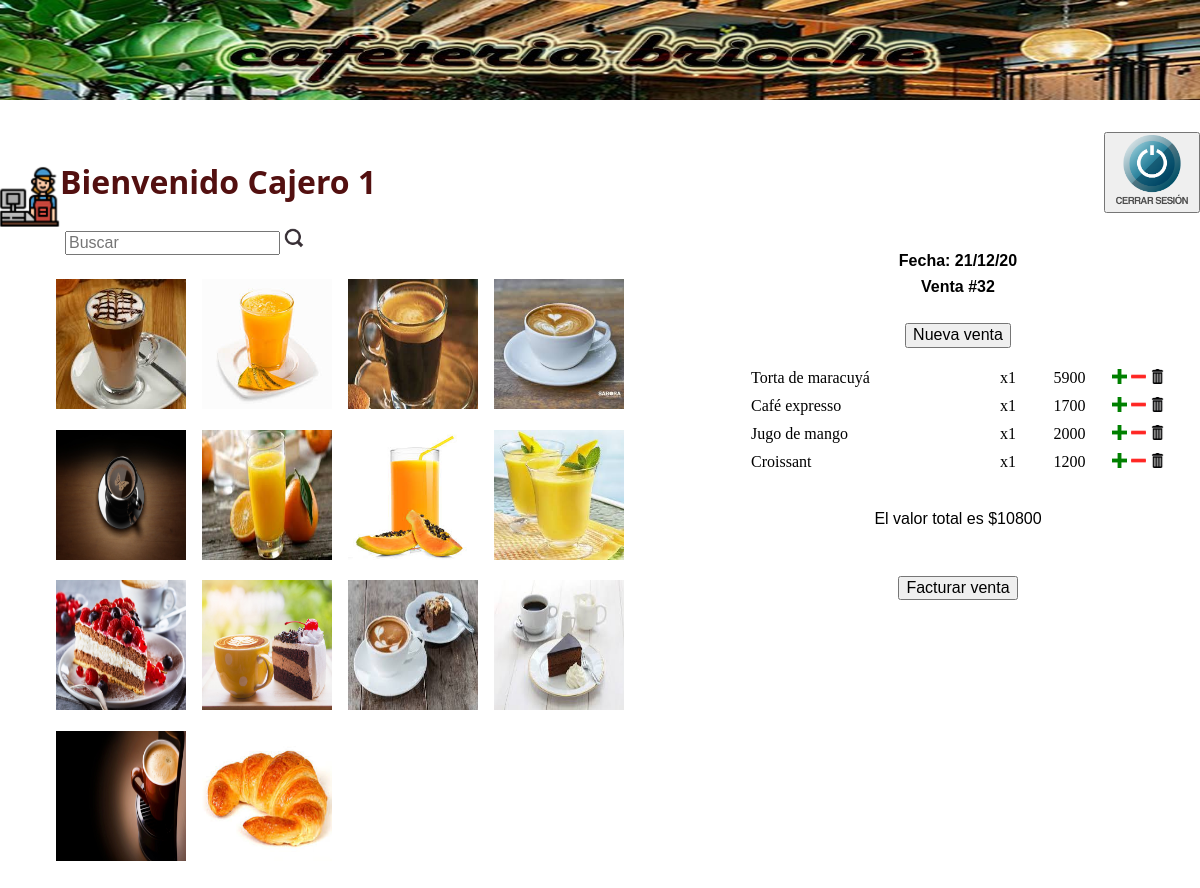
Screenshot of /calculaTotal (signed in) with the database file from the repository.
### tables this page shows
CREATE TABLE PRODUCTOS (id INTEGER NOT NULL UNIQUE, nombre TEXT NOT NULL, precio INTEGER NOT NULL, cantidad_Inv INTEGER NOT NULL, descripcion TEXT NOT NULL, imagen TEXT NOT NULL, PRIMARY KEY (id));

CREATE TABLE VENTAS (id INTEGER NOT NULL UNIQUE, id_usuario INTEGER NOT NULL, fechaVenta DATE NOT NULL, TotalVenta INTEGER NOT NULL, PRIMARY KEY (id), FOREIGN KEY (id_usuario) REFERENCES USUARIOS (id));

CREATE TABLE REGISTRO_VENTAS (id INTEGER NOT NULL UNIQUE, id_venta INTEGER NOT NULL, id_producto INTEGER NOT NULL REFERENCES PRODUCTOS (id), Cantidad INTEGER NOT NULL, Total_Prod  INTEGER NOT NULL, FOREIGN KEY (id_venta) REFERENCES VENTAS (id), PRIMARY KEY (id) );

### app.py (the view)
@app.route('/calculaTotal', methods=['GET'])
@login_required
def calculaTotal():
	if request.method=='GET':
		venta = sql_num_venta()
		datos = sql_llenar_venta(venta[0])
		total = sql_total_venta(venta[0])
		mensaje = 4
		if palabra:
			busqueda = sql_busca_productos(palabra)
			return render_template('Cajero-Venta.html', datos=datos, busqueda=busqueda, total=total, mensaje=mensaje, venta=venta)
		else:
			busqueda = sql_productos()
			return render_template('Cajero-Venta.html', datos=datos, busqueda=busqueda, total=total, mensaje=mensaje, venta=venta)
	else:
		return render_template('Cajero-Venta.html')

### app.py (called while the page is built)
def login_required(view):
    @functools.wraps(view)
    def wrapped_view(**kwargs):
        if not 'user_id' in session :
            mensaje = 2
            return render_template('Login.html', mensaje=mensaje)
        return view()
    return wrapped_view

@app.before_request
def load_logged_in_user():
    user_id = session.get( 'user_id' )
    if user_id is None:
      session['user_login'] = None

def sql_productos():
	sql="SELECT * FROM PRODUCTOS;"
	conexion = db.conectarDB()
	cur = conexion.cursor()
	cur.execute(sql)
	busqueda = cur.fetchall()
	return busqueda

def sql_llenar_venta(id_venta):
	conexion = db.conectarDB()
	cur = conexion.cursor()
	cur.execute("SELECT REGISTRO_VENTAS.*, PRODUCTOS.nombre, PRODUCTOS.precio FROM REGISTRO_VENTAS JOIN PRODUCTOS ON REGISTRO_VENTAS.id_producto=PRODUCTOS.id WHERE id_venta=?", (id_venta, ))
	datos = cur.fetchall()
	return datos

def sql_num_venta():
	conexion = db.conectarDB()
	cur = conexion.cursor()
	sql = "SELECT id, fechaVenta FROM VENTAS ORDER BY VENTAS.id DESC LIMIT 1"
	cur.execute(sql)
	id_venta = cur.fetchone()
	return id_venta

def sql_total_venta(id_venta):
	conexion = db.conectarDB()
	cur = conexion.cursor()
	cur.execute("SELECT SUM(Total_Prod) FROM REGISTRO_VENTAS WHERE id_venta=?", (id_venta, ))
	total = cur.fetchone()
	sql = "SELECT id FROM VENTAS ORDER BY VENTAS.id DESC LIMIT 1"
	cur.execute(sql)
	id_venta = cur.fetchone()
	cur.execute("UPDATE VENTAS SET TotalVenta=? WHERE id=?", (total[0], id_venta[0]))
	conexion.commit()
	conexion.close()
	return total

### db.py (called while the page is built)
def conectarDB():
    try:
        conexion = sqlite3.connect('db/cafeteria.db')
        return conexion
    except Error as e:
        print('Error al conectar con la base de datos'+e)

### templates/Cajero-Venta.html (shortened to what this page needs)
<!DOCTYPE html>
<html lang="es">
<head>
    <link rel="stylesheet" href="{{url_for('static', filename='estilos/estilos_usuarios.css')}}">
    <link rel="stylesheet" href="{{url_for('static', filename='estilos/normalize.css')}}">
</head>
<header class="encabezado">
    <img src="{{url_for('static', filename='img/cafeteria_corta.jpg')}}" alt="banner_brioche" height="100%" width="100%">
</header>
<body>
    <div class="barra">
        <div class="sesion">
            <button>
                <a href="/logout"><img src="{{url_for('static', filename='img/cerrar_sesion.png')}}" alt="logout" width="100%"></a>
            </button>
        </div>
        <div class="cajero">
            <p class="usuario"><img src="{{url_for('static', filename='img/Cajero.png')}}" alt="atras-back" width="60em"> Bienvenido {{session['user_name']}}</p>
        </div>
    </div>
    <div class="buscador">
        <div class="busca">
            <form action="/busca" method="GET">
                    <input type="text" id="buscador" name="buscador" placeholder="Buscar">
                    <input type="image" src="{{url_for('static', filename='img/lupa.png')}}" alt="lupa" width=20em>
            </form>
        </div>
        <div class="resultado">
            {%for i in range(0,busqueda|length)%}
            <article class="imagen" id={{busqueda[i][0]}}><a href="/tablaVenta?id={{busqueda[i][0]}}"><img src={{busqueda[i][5]}} width="130em" height="130em"></a></article>
            {%endfor%}
        </div>
    </div>
    <div class="venta">
        <div id="tablaVenta">
            <form class="center" action="/nuevaVenta" method="GET">
                <p id="subt">Fecha: {%print(venta[1])%}</p>
                <p id="subt">Venta #{%print(venta[0])%}</p>
                <br>
                <input type="submit" value="Nueva venta">
            </form>
            <table>
                {%for dat in datos%}
                    <tr>
                        <td id="producto">{%print(dat[5])%}</td>
                        <td id="cantidad" align="center">x{%print(dat[3])%}</td>
                        <td id="precio" align="center">{%print(dat[4])%}</td>
                        <td id="signo"><a href="/masProducto?id={{dat[2]}}&cantidad={{dat[3]+1}}&valor={{(dat[3]+1)*(dat[6])}}"><img src="{{url_for('static', filename='img/mas.png')}}" alt="signo_más" width="15em"></a></td>
                        <td id="signo"><a href="/menosProducto?id={{dat[2]}}&cantidad={{dat[3]-1}}&valor={{(dat[3]-1)*(dat[6])}}"><img src="{{url_for('static', filename='img/menos.png')}}" alt="signo_menos" width="15em"></a></td>
                        <td id="signo"><a href="/eliminaProducto?id={{dat[2]}}"><img src="{{url_for('static', filename='img/papelera.png')}}" alt="borrar" width="15em"></a></td>
                    </tr>
                {%endfor%}
            </table>
            {%if mensaje==4%}
            {%for i in total%}
                <p class="center" >El valor total es ${%print(i)%}</p>
            {%endfor%}
            {%endif%}
            <form class="center" action="/calculaTotal" method="GET">
                <input type="submit" value="Facturar venta">
            </form>
        </div>
    </div>
</body>
</html>

### static/estilos/estilos_usuarios.css (style rules this page uses)
.encabezado { height: 100px; width: 100%; padding-bottom: 2em; }
.barra { float: right; width: 100%; margin: 0; padding: 0; height: 6em; }
.buscador { width: 55%; float: left; margin-right: 1em; margin-left: 2em; }
.resultado { padding: 1em; overflow: hidden; }
.imagen { padding: 0.5em; float: left; }
.busca { width: 100%; padding-left: 5%; }
.sesion { width: 6em; float: right; }
.venta { width: 35%; float: right; margin-right: 2em; }
#subt { text-align: center; font-family: Verdana, Arial, Helvetica, sans-serif; font-size: 1em; font-weight: bold; display: block; margin: 0; margin-top: 0.5em; margin-bottom: 0.5em; }
#producto { width: 60%; }
#cantidad { width: 10%; }
#precio { width: 20%; }
#signo { width: 1.5em; height: 1.5em; }
.center { text-align: center; padding-top: 1em; padding-bottom: 1em; font-family: Verdana, Arial, Helvetica, sans-serif; }
.usuario { font-family: "Trebuchet MS", "Segoe UI",Helvetica,Arial,sans-serif; font-size: 2em; font-weight: bold; color:rgb(83, 16, 16); width: 80%; display: inline-flex; }

### rows the page displays
PRODUCTOS: imagen (picture)
PRODUCTOS: imagen (picture), nombre "Jugo de mango"
PRODUCTOS: imagen (picture)
PRODUCTOS: imagen (picture)
PRODUCTOS: imagen (picture), nombre "Café expresso"
PRODUCTOS: imagen (picture)
PRODUCTOS: imagen (picture)
PRODUCTOS: imagen (picture)
PRODUCTOS: imagen (picture)
PRODUCTOS: imagen (picture)
PRODUCTOS: imagen (picture), nombre "Torta de maracuyá"
PRODUCTOS: imagen (picture)
PRODUCTOS: imagen (picture)
PRODUCTOS: imagen (picture), nombre "Croissant"
VENTAS: fechaVenta "21/12/20", id "32"
REGISTRO_VENTAS: Cantidad "1", Total_Prod "5900"
REGISTRO_VENTAS: Cantidad "1", Total_Prod "1700"
REGISTRO_VENTAS: Cantidad "1", Total_Prod "2000"
REGISTRO_VENTAS: Cantidad "1", Total_Prod "1200"

### other values shown
{{ session['user_name'] }} "Cajero 1"
{{ print(i) }} "10800"
